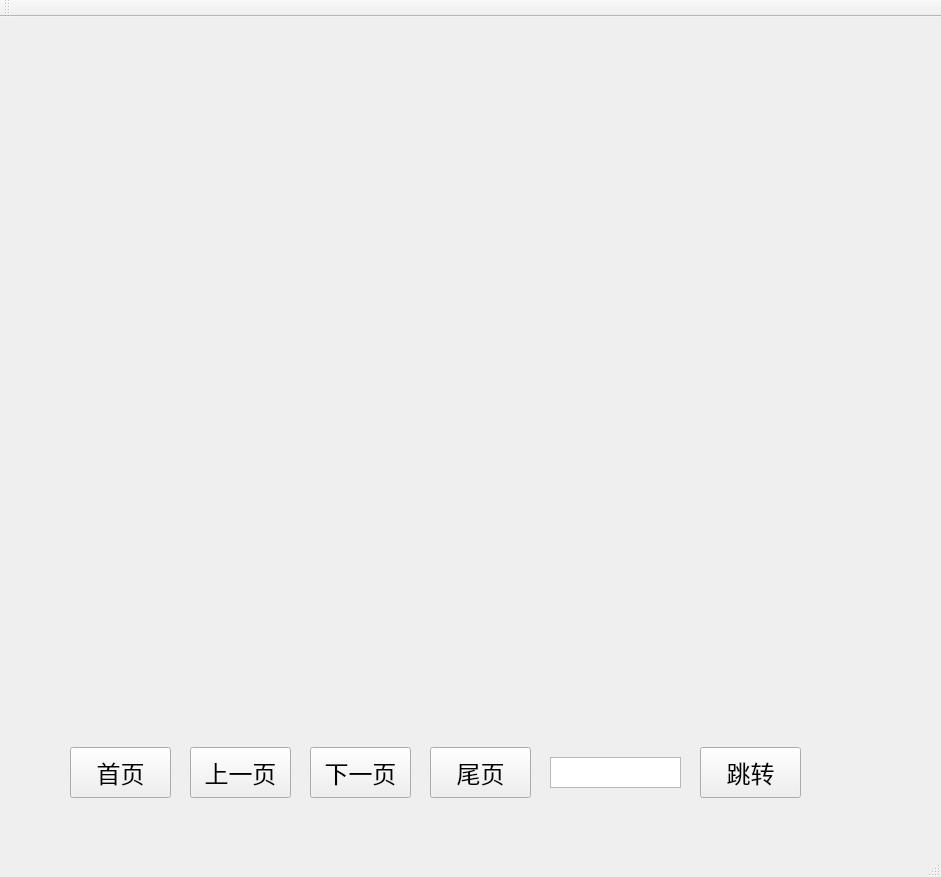
<?xml version="1.0" encoding="UTF-8"?>
<ui version="4.0">
 <class>MainWindow</class>
 <widget class="QMainWindow" name="MainWindow">
  <property name="geometry">
   <rect>
    <x>0</x>
    <y>0</y>
    <width>941</width>
    <height>877</height>
   </rect>
  </property>
  <property name="windowTitle">
   <string>MainWindow</string>
  </property>
  <widget class="QWidget" name="centralWidget">
   <widget class="QWidget" name="horizontalLayoutWidget">
    <property name="geometry">
     <rect>
      <x>70</x>
      <y>50</y>
      <width>791</width>
      <height>661</height>
     </rect>
    </property>
    <layout class="QHBoxLayout" name="pHBoxLayout"/>
   </widget>
   <widget class="QPushButton" name="first_page">
    <property name="geometry">
     <rect>
      <x>70</x>
      <y>730</y>
      <width>101</width>
      <height>51</height>
     </rect>
    </property>
    <property name="font">
     <font>
      <family>Arial</family>
      <pointsize>18</pointsize>
     </font>
    </property>
    <property name="text">
     <string>首页</string>
    </property>
   </widget>
   <widget class="QPushButton" name="nextpage">
    <property name="geometry">
     <rect>
      <x>310</x>
      <y>730</y>
      <width>101</width>
      <height>51</height>
     </rect>
    </property>
    <property name="font">
     <font>
      <family>Arial</family>
      <pointsize>18</pointsize>
     </font>
    </property>
    <property name="text">
     <string>下一页</string>
    </property>
   </widget>
   <widget class="QPushButton" name="last_page">
    <property name="geometry">
     <rect>
      <x>430</x>
      <y>730</y>
      <width>101</width>
      <height>51</height>
     </rect>
    </property>
    <property name="font">
     <font>
      <family>Arial</family>
      <pointsize>18</pointsize>
     </font>
    </property>
    <property name="text">
     <string>尾页</string>
    </property>
   </widget>
   <widget class="QPushButton" name="pre_page">
    <property name="geometry">
     <rect>
      <x>190</x>
      <y>730</y>
      <width>101</width>
      <height>51</height>
     </rect>
    </property>
    <property name="font">
     <font>
      <family>Arial</family>
      <pointsize>18</pointsize>
     </font>
    </property>
    <property name="text">
     <string>上一页</string>
    </property>
   </widget>
   <widget class="QTextEdit" name="number_input">
    <property name="geometry">
     <rect>
      <x>550</x>
      <y>740</y>
      <width>131</width>
      <height>31</height>
     </rect>
    </property>
   </widget>
   <widget class="QPushButton" name="jump">
    <property name="geometry">
     <rect>
      <x>700</x>
      <y>730</y>
      <width>101</width>
      <height>51</height>
     </rect>
    </property>
    <property name="font">
     <font>
      <family>Arial</family>
      <pointsize>18</pointsize>
     </font>
    </property>
    <property name="text">
     <string>跳转</string>
    </property>
   </widget>
  </widget>
  <widget class="QMenuBar" name="menuBar">
   <property name="geometry">
    <rect>
     <x>0</x>
     <y>0</y>
     <width>941</width>
     <height>26</height>
    </rect>
   </property>
  </widget>
  <widget class="QToolBar" name="mainToolBar">
   <attribute name="toolBarArea">
    <enum>TopToolBarArea</enum>
   </attribute>
   <attribute name="toolBarBreak">
    <bool>false</bool>
   </attribute>
  </widget>
  <widget class="QStatusBar" name="statusBar"/>
 </widget>
 <layoutdefault spacing="6" margin="11"/>
 <resources/>
 <connections/>
</ui>
